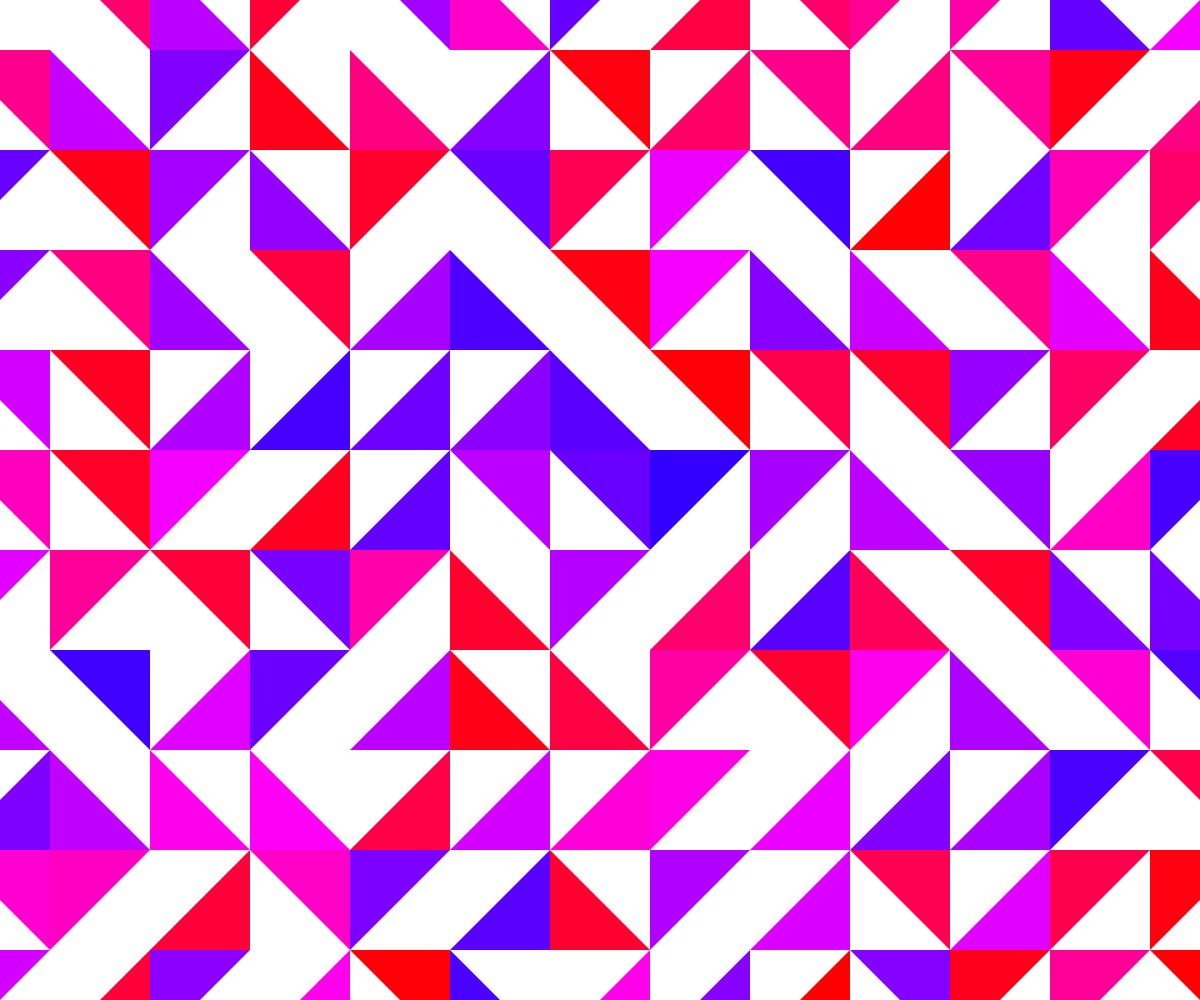
Frame 1 (no input)
Frame 60 (no input): identical to frame 1, image omitted
Frame 120 (the mouse pressed at the canvas centre since frame 60): identical to frame 1, image omitted

The p5.js sketch that drew this single still picture (run headless with seeded random() and noise() and a simulated clock; from frame 60 on, the mouse is pressed at the canvas centre):

// p5.js sketch
// ── sketch.js
var siz = 100;
var pg1
var pg2
var seed

function setup() {

    createCanvas(windowWidth, windowHeight);

    background(0);
    pixelDensity(1)
    seed = random(5000)
    colorMode(HSB)
    pg1 = createGraphics(siz, siz)
    pg2 = createGraphics(siz, siz)
    // pg.colorMode(HSB)


    pg1.fill(0)
    pg1.noStroke(0)
    pg1.triangle(0, 0, pg1.width, 0, 0, pg1.height)
    pg1.triangle(pg1.width / 2, pg1.height / 2, pg1.width * 2 / 4, pg1.height, pg1.width, pg1.height * 2 / 4)

    pg2.fill(0)
    pg2.noStroke(0)
    pg2.triangle(0, 0, pg2.width, 0, 0, pg2.height)
    // pg2.triangle(pg.width/2,pg.height/2,  pg.width*2/4,pg.height,pg.width,pg.height*2/4 )




    imageMode(CENTER, CENTER)

}


function draw() {
    randomSeed(seed)
    background(255);
    noStroke();
    //fill(0);
    noFill();

    for (var i = 0; i <= width; i += siz) {
        for (var j = 0; j <= height; j += siz) {
            push()
            translate(i, j)
            var angle = TWO_PI * (int(random(1, 5))) / 4
            var r = int(random(2))
            rotate(angle)
            var hue = random(250, 360)
            fill(0)
            /*
            noStroke(0)
            triangle(0, 0, pg1.width, 0, 0, pg1.height)
            triangle(pg1.width / 2, pg1.height / 2, pg1.width * 2 / 4, pg1.height, pg1.width, pg1.height * 2 / 4)*/

            fill(hue, 100, 100)
            noStroke(hue, 100, 100)
            triangle(-siz/2, -siz/2,siz/2, -siz/2, siz/2, siz/2)


            /*
            if (r ==0)image(pg1,0,0)
            else image(pg2,0,0)*/

            pop()
        }

    }
}

function mouseReleased() {
    seed = random(50000)
    siz = random(5, 150)
}

function windowResized() {

    resizeCanvas(windowWidth, windowHeight);

}
